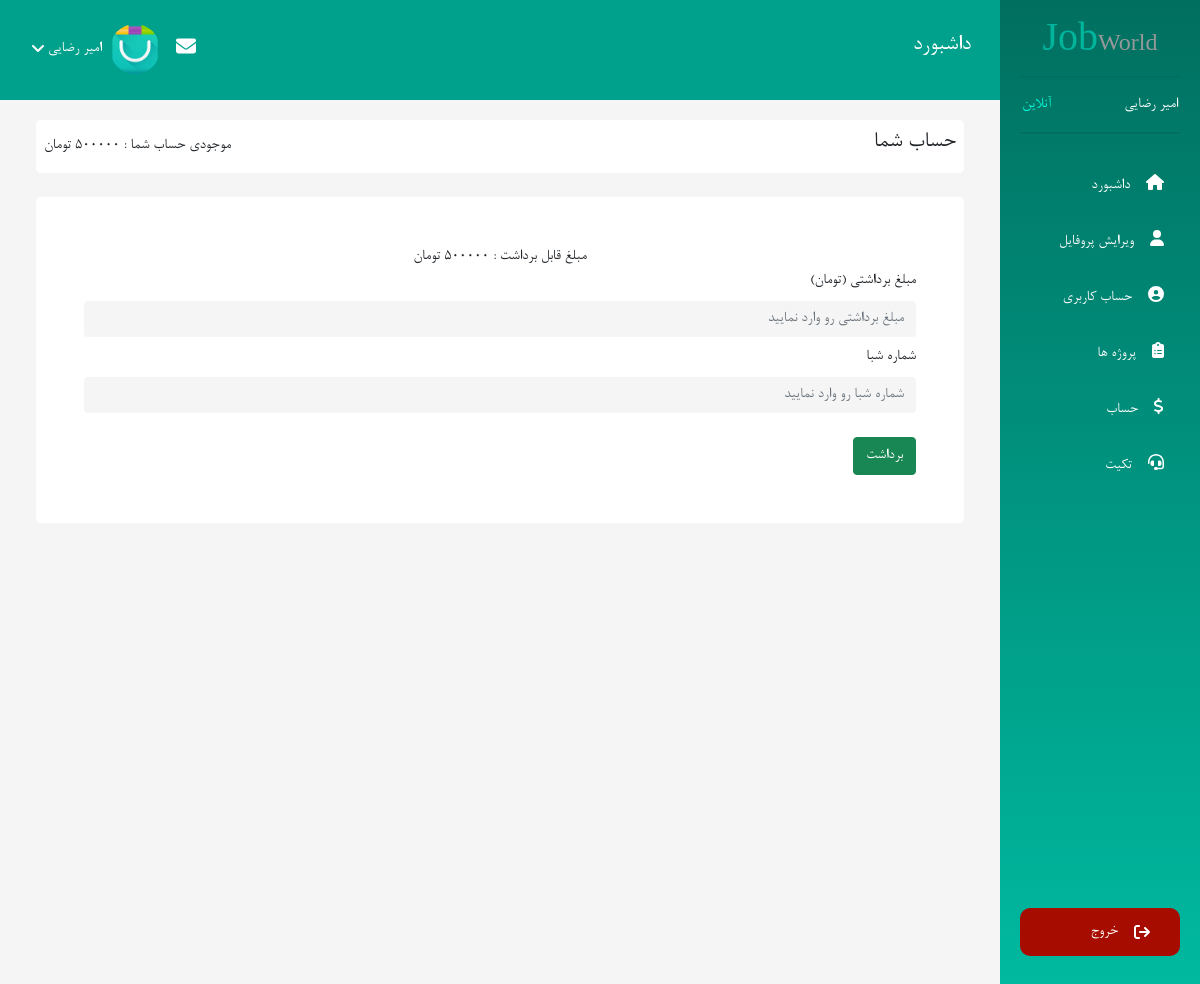
/jobWorld/panel/balance/withdrawal-account (signed in), run on the app's committed database.
### tables this page shows
CREATE TABLE `users` (
  `id` int(10) UNSIGNED NOT NULL,
  `email` varchar(255) NOT NULL,
  `username` varchar(255) NOT NULL,
  `first_name` varchar(255) NOT NULL,
  `last_name` varchar(255) NOT NULL,
  `phone_number` varchar(15) NOT NULL,
  `city` varchar(120) DEFAULT NULL,
  `about` text DEFAULT NULL,
  `expertise_title` varchar(255) DEFAULT NULL,
  `number_shaba` varchar(255) DEFAULT NULL,
  `account_balance` int(11) NOT NULL DEFAULT 0,
  `remember_tokens` varchar(255) DEFAULT NULL,
  `password` text NOT NULL,
  `permission` enum('admin','user') NOT NULL DEFAULT 'user',
  `activity_user` enum('freelancer','employer') NOT NULL DEFAULT 'freelancer',
  `image` text DEFAULT NULL,
  `verify_token` text DEFAULT NULL,
  `is_active` tinyint(4) NOT NULL DEFAULT 0 COMMENT 'enable => 1 , desable => 0',
  `forgot_token` text DEFAULT NULL,
  `forgot_token_expire` text DEFAULT NULL,
  `created_at` datetime NOT NULL,
  `updated_at` datetime DEFAULT NULL
);

CREATE TABLE `wallets` (
  `id` int(11) NOT NULL,
  `balance` decimal(10,0) NOT NULL,
  `user_id` int(11) NOT NULL,
  `created_at` datetime NOT NULL,
  `updated_at` datetime DEFAULT NULL
);

### activites/User/User.php (called while the page is built, shortened)
<?php
class User
{
    public function withdrawalAccount()
    {
        $db = new Database();
        $user = $db->select("SELECT * FROM users WHERE id=?", $_SESSION['user'][0])->fetch();
        $wallets = $db->select("SELECT * FROM wallets WHERE user_id=?", $_SESSION['user'][0])->fetch();
        require_once(BASE_PATH . '/tamplate/User/withdrawal-account.php');
    }
}

### index.php (called while the page is built, shortened)
<?php
function uri($reservedUrl, $class, $method, $requestMethod = 'GET')
{
    $currentUrl = explode('?', currentUrl())[0];
    $currentUrl =  str_replace(CURRENT_DOMAIN, '', $currentUrl);
    $currentUrl = trim($currentUrl, '/');
    $currentUrlArray = explode('/', $currentUrl);
    $currentUrlArray = array_filter($currentUrlArray);
    $reservedUrl = trim($reservedUrl, '/');
    $reservedUrlArray = explode('/', $reservedUrl);
    $reservedUrlArray = array_filter($reservedUrlArray);
    if (sizeof($currentUrlArray) != sizeof($reservedUrlArray) || methodFiled() != $requestMethod) {
        return false;
    }
    $parameters = [];
    for ($key = 0; $key < sizeof($currentUrlArray); $key++) {
        if ($reservedUrlArray[$key][0] == '{' && $reservedUrlArray[$key][strlen($reservedUrlArray[$key]) - 1] == "}") {
            array_push($parameters, $currentUrlArray[$key]);
        } else if ($reservedUrlArray[$key] !== $currentUrlArray[$key]) {
            return false;
        }
    }
    $object = new $class;
    call_user_func_array(array($object, $method), $parameters);
    exit();
}
require_once('activites/User/User.php');
require_once('database/Database.php');
function protocol()
{
    return stripos($_SERVER['SERVER_PROTOCOL'], 'https') === true ? 'https://' : 'http://';
}
function currentDomain()
{
    return protocol() . $_SERVER['HTTP_HOST'];
}
function asset($src)
{
    return trim(CURRENT_DOMAIN, '/ ') . '/' . trim($src, '/ ');
}
function url($url)
{
    return trim(CURRENT_DOMAIN, '/ ') . '/' . trim($url, '/ ');
}
function currentUrl()
{
    return trim(currentDomain(), '/ ') . $_SERVER['REQUEST_URI'];
}
function methodFiled()
{
    return $_SERVER['REQUEST_METHOD'];
}
uri('panel/balance/withdrawal-account', 'User\User', 'withdrawalAccount');

### database/Database.php (called while the page is built, shortened)
<?php
class Database
{
    private $connection;
    private $dbHost = DB_HOST;
    private $dbUsername = DB_USERNAME;
    private $dbPassword = DB_PASSWORD;
    private $dbName = DB_NAME;
    private $options = array(PDO::ATTR_ERRMODE => PDO::ERRMODE_EXCEPTION, PDO::ATTR_DEFAULT_FETCH_MODE => PDO::FETCH_ASSOC, PDO::MYSQL_ATTR_INIT_COMMAND => 'SET NAMES utf8');
    public function __construct()
    {
        try {
            $this->connection = new PDO('mysql:host=' . $this->dbHost . ';dbname=' . $this->dbName, $this->dbUsername, $this->dbPassword, $this->options);
        } catch (PDOException $e) {
            echo 'error -> ' . $e->getMessage();
            exit();
        }
    }
    public function select($sql, $values = null)
    {
        try {
            $stmt = $this->connection->prepare($sql);
            if ($values == null) {
                $stmt->execute();
            } else {
                $stmt->execute([$values]);
            }
            return $stmt;
        } catch (PDOException $e) {
            echo 'error -> ' . $e->getMessage();
            return false;
        }
    }
}

### tamplate/User/withdrawal-account.php (the view, shortened to what this page needs)
<?php require_once(BASE_PATH . '/tamplate/User/layouts/header.php') ?>
<section class="user-account">
    <div class="row w-100 m-auto mt-5 p-0">
        <div class="col-xl-10 col-md-8 col-lg-8 me-auto mt-5">
            <div class="container">
                <div class="bg-white rounded-3 p-2 mt-4 d-flex justify-content-between align-items-center">
                    <h1 class="fs-4">حساب شما</h1>
                    <div>
                        <span></i>موجودی حساب شما : <span><?= $wallets['balance'] ?? '0' ?> تومان</span></span>
                    </div>
                </div>
                <div class="bg-white rounded-3 p-5 mt-4">
                    <div class="text-center">
                        <span> مبلغ قابل برداشت : <span><?= $wallets['balance'] ?? '0' ?> تومان</span></span>
                    </div>
                        <form action="<?= url('panel/balance/withdrawal-account-store') ?>" method="post">
                            <div>
                                <label for="balance">مبلغ برداشتی (تومان)</label>
                                <input type="text" class="form-control mt-2" placeholder="مبلغ برداشتی رو وارد نمایید" name="balance">
                            </div>
                            <div class="mt-2">
                                <label for="">شماره شبا</label>
                                <input type="text" class="form-control mt-2" placeholder="شماره شبا رو وارد نمایید" name="shaba">
                            </div>
                            <button type="submit" class="btn btn-success mt-4">برداشت</button>
                        </form>
                </div>
            </div>
        </div>
    </div>
</section>
<?php require_once(BASE_PATH . '/tamplate/User/layouts/footer.php') ?>

### tamplate/User/layouts/header.php (shortened to what this page needs)
<!DOCTYPE html>
<html lang="en">
<head>
    <link rel="stylesheet" href="<?= asset('public/css/all.min.css') ?>">
    <link rel="stylesheet" href="<?= asset('public/css/bootstrap.min.css') ?>">
    <link rel="stylesheet" href="<?= asset('public/css/user-panel.css') ?>">
    <link rel="stylesheet" href="<?= asset('public/css/responsive.css') ?>">
    <link rel="stylesheet" href="<?= asset('public/jalalidatepicker/persian-datepicker.min.css') ?>">
</head>
<body style="background-color: whitesmoke;">
    <nav class="navbar navbar-collapse p-0">
        <div class="row w-100 m-0">
            <div class="col-xl-2 col-md-4 col-lg-4 p-0 fixed-top">
                <div class="user-panel-sidebar  flex-column vh-100 d-none d-md-flex ">
                    <div class="logo">
                        <h3 class="text-center">Job<span>World</span></h3>
                    </div>
                    <div class="user-status d-flex  justify-content-between align-items-center">
                        <span class="text-white"><?= $user['first_name'] . ' ' . $user['last_name'] ?></span>
                        <span>آنلاین</span>
                    </div>
                    <div class="menu mt-4">
                        <ul class="list-unstyled pe-0">
                            <li class="nav-item"><a href=" <?= url('panel') ?>" class="nav-link text-white"><i
                                        class="fa fa-home ms-3"></i>داشبورد</a></li>
                            <li class="nav-item"><a href="<?= url('panel/account') ?>" class="nav-link text-white"><i
                                        class="fa fa-user ms-3"></i>ویرایش پروفایل</a></li>
                            <li class="nav-item"><a href="<?= url('panel/edit-profile') ?>"
                                    class="nav-link text-white"><i class="fa fa-user-circle ms-3"></i>حساب کاربری</a>
                            </li>
                            <?php if ($user['activity_user'] === 'freelancer') { ?>
                                <li class="nav-item"><a href="<?= url('show-projects') ?>" class="nav-link text-white"><i
                                            class="fa fa-clipboard-list ms-3"></i>پروژه ها</a></li>
                            <?php } ?>
                            <li class="nav-item"><a
                                    href="<?= url('panel/balance') ?>" class="nav-link text-white"><i
                                        class="fa fa-dollar ms-3"></i>حساب</a></li>
                            <li class="nav-item"><a
                                    href="<?= url('panel/ticket') ?>" class="nav-link text-white"><i
                                        class="fa fa-headset ms-3"></i>تکیت</a></li>
                        </ul>
                    </div>
                    <div class="btn-exit text-center d-flex align-items-end h-100 justify-content-center">
                        <ul class="list-unstyled pe-0 w-100">
                            <li class="nav-item ">
                                <a href="<?= url('logout/') ?>" class="nav-link d-flex align-items-center text-white"><i
                                        class="fa fa-sign-out ms-3"></i>خروج </a>
                            </li>
                        </ul>
                    </div>
                </div>
            </div>
            <div class="col-xl-10 col-md-8 col-lg-8 fixed-top me-auto nav-main p-0">
                <div class="row d-flex justify-content-between align-items-center mt-4">
                    <div class="col-2 col-sm-2 col-md-2">
                        <div class="title-nav d-none d-md-block">
                            <h4 class="text-white">داشبورد</h4>
                        </div>
                    </div>
                    <div class="col-6 col-sm-6 col-md-6 ms-4">
                        <div class="men-user d-flex align-items-center justify-content-end position-relative ">
                            <div class="message-notifiaction px-3 d-flex">
                                <a href="<?= url('panel/messages') ?>" class="text-white" data-bs-toggle="tooltip" data-bs-placement="bottom"
                                    title="پیام ها"><i class="fa fa-envelope fa-lg"></i></a>
                            </div>
                            <img src="<?= (asset($user['image']) ? asset($user['image']) : asset("/public/images/users/user.png")) ?>"
                                class="img-fluid rounded-circle" alt="" width="20">
                            <a class="list-info-show px-2 text-decoration-none text-white d-flex align-items-center"><?= $user['first_name'] . ' ' . $user['last_name'] ?><i
                                    class="fa fa-angle-down me-1"></i></a>
                        </div>
                    </div>
                </div>
            </div>
        </div>
    </nav>

### public/css/user-panel.css (style rules this page uses)
* { direction: rtl; box-sizing: border-box; font-family: 'b-nazanin'; list-style-type: none; text-decoration: none; text-align: right; box-shadow: none !important; outline: none !important; }
.user-panel-sidebar { background: linear-gradient(#016F60, #00BAA0); padding: 20px; }
.user-panel-sidebar .logo h3 { color: #01B49C; font-size: 2.5rem; }
.user-panel-sidebar .logo span { font-size: 1.5rem; color: #959898; }
.user-status { border-top: 2px solid #016F60; border-bottom: 2px solid #016F60; padding: 15px 2px; }
.user-status span:nth-child(2) { color: #00FEDB !important; }
.menu ul li { padding: 8px 0; }
.btn-exit a { border-radius: 10px; -webkit-border-radius: 10px; -moz-border-radius: 10px; -ms-border-radius: 10px; -o-border-radius: 10px; background-color: #A70C00; padding: 12px 30px; transition: all 0.3s ease-in-out; -webkit-transition: all 0.3s ease-in-out; -moz-transition: all 0.3s ease-in-out; -ms-transition: all 0.3s ease-in-out; -o-transition: all 0.3s ease-in-out; }
.nav-main { height: 100px !important; background-color: #00a18c; }
.men-user { cursor: pointer; }
.men-user img { width: 50px; }
.title-nav { margin-right: 20%; }
.user-account { z-index: 1 !important; }
.user-account .form-control { background: whitesmoke !important; border: none !important; }

### data on the page
users: first_name "امیر", last_name "رضایی", image (picture)
wallets: balance "500000"
